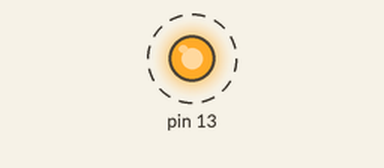
Simulated run of this sketch. Board: Arduino Uno, built with avr-gcc and run on an emulated ATmega328P. Parts: output pins drawn as LEDs (lit = HIGH). Dashed ring = blinking.

Above: at 0.17 s.
Timing chart, 0 to 3.0 s (numbered marks = the images above):
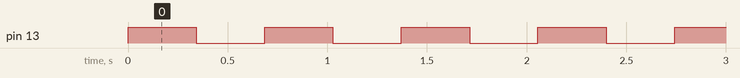

The sketch:

myDelayFunc.ino
```cpp
void setup() {
  DDRB =  0b00100000;
  PORTB = 0b00100000;
}
const uint32_t delayValue = 200;

void myDelay(uint32_t ms);

void loop() {

  PORTB |= (1<<PB5);

  myDelay(delayValue);

  PORTB &= ~(1<<PB5);

  myDelay(delayValue);
}

void myDelay(uint32_t ms){
  /*
    F_CPU contém a informação da frequancia de clock principal do uC
    esse for consome 7 instruções de máquina no assembler
    a instrução demora 1 ciclo de máquina, sondiderando F_CPU = 16000000
    o loop roda a F_CPU/7 Hz = 2285714,2857
    1 ms = 1/1000 Hz
    portanto  a cada 2285,7142857 instruções ele consome 1 ms
  */
  const uint32_t instMs = F_CPU/7000;
  uint32_t i;

  ms = ms * instMs;

  for(i=0; i<ms; i++){
    asm ( "nop \n");
  }

}
```

Measured:
- by itself, pin 13: alternates HIGH for 0.34 s and LOW for 0.34 s
